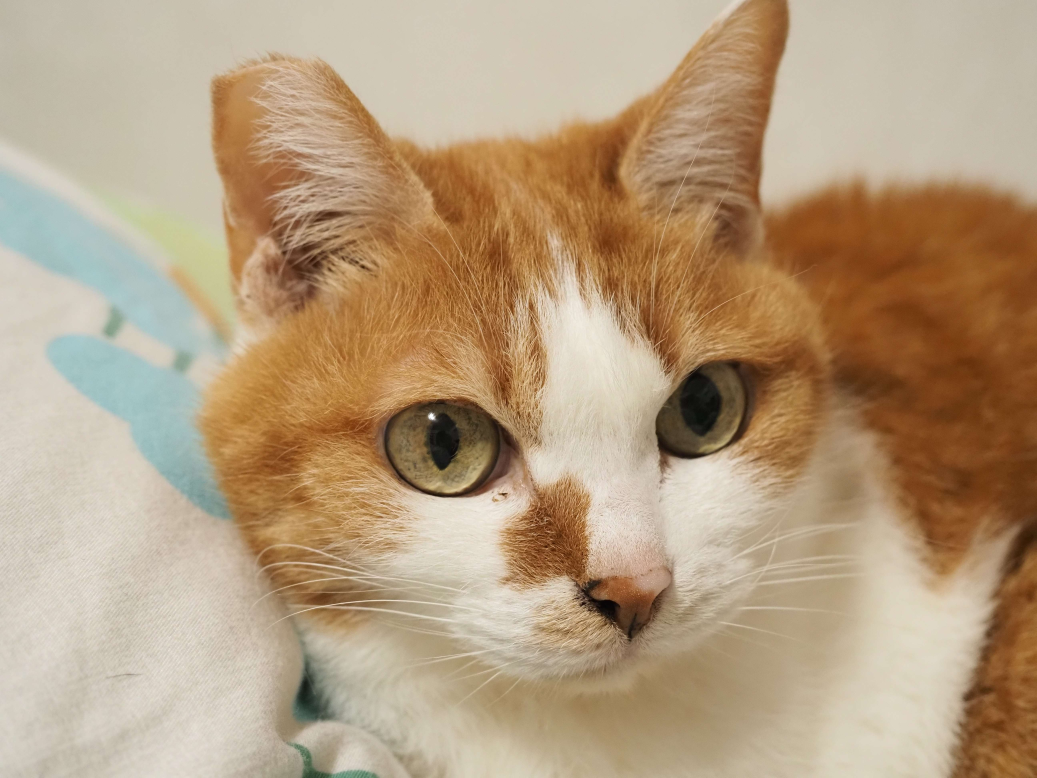
#> input picture py2024-taipei-computer_vision/sample/cat.jpg, 5184 x 3888 px (shown at 1/5 size)
$ jupyter execute --allow-errors slide.ipynb
#> lines starting #> are read from the running program, lines starting #| are printed output that depends on the picture
# Python Computer Vision
資訊之芽 梁安哲 2024/06/02

# Notes

這個主題是我第一年開，所以有節奏掌握不好的地方歡迎隨時給我回饋。

課程架構參考臺大電機系的選修課：[EEE5053 Computer Vision: from
Recognition to Geometry](http://media.ee.ntu.edu.tw/courses/cv/23S/)

# Outline

1. Computer Vision Intro
2. Image Processing
3. Image Filters
4. Image Classification
5. Image Projection
6. Remarks
7. Homework

# Computer Vision Intro

## What is Computer Vision ?

讓電腦跟人類一樣看東西的技術。

## A Bit of History

"電腦視覺"這個概念緣起於一個 MIT 大一學生的暑假專題。[link](https://people.csail.mit.edu/brooks/idocs/AIM-100.pdf)

## A Bit of History Cont.

## A Bit of History Cont.

使用各種複雜的數學模型執行任務。

## A Bit of History Cont.

ImageNet 是一個電腦視覺的圖片分類競賽，AlexNet 在2012年達到約15%的準確率，開啟了在電腦視覺任務中使用深度學習技術的浪潮。

# Image Processing

## Before we start
1. `pip install opencv-python`
2. `pip install matplotlib`
3. 準備一個獨立的資料夾裝所有檔案
4. 下載範例資料 [link]()

## Import Packages

[cell 1]
import cv2
from matplotlib import pyplot as plt
import numpy as np

## Read Image

[cell 2]
image = cv2.imread("./sample/cat.jpg")
#> image is the input picture: shape (3888, 5184, 3); mean B, G, R 127.2, 156.7, 180.8
plt.imshow(cv2.cvtColor(image, cv2.COLOR_BGR2RGB))
plt.show()  # 為什麼要使用 cv2.cvtColor ?

[cell 3]
image = cv2.imread("./sample/cat.jpg")
plt.imshow(image)
plt.show()

## Image Size

[cell 4]
image = cv2.imread("./sample/cat.jpg")
print(image.shape)
#| (3888, 5184, 3)

## Grayscale

[cell 5]
image = cv2.imread("./sample/cat.jpg")
gray_image = cv2.cvtColor(image, cv2.COLOR_BGR2GRAY)
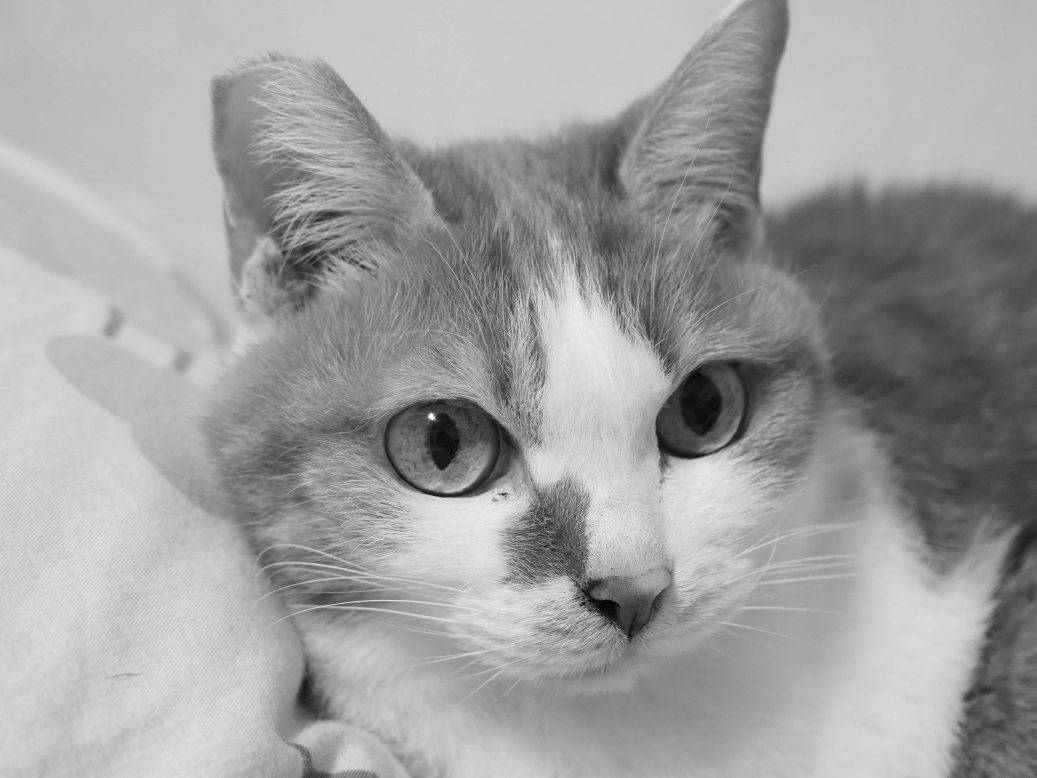
#> gray_image: shape (3888, 5184) (shown at 1/5 size); min 1, max 255, mean 160.5
plt.imshow(gray_image, cmap='gray')
plt.show()

## Rotate

[cell 6]
image = cv2.imread("./sample/cat.jpg")
rotated_image = cv2.rotate(image, cv2.ROTATE_90_COUNTERCLOCKWISE)
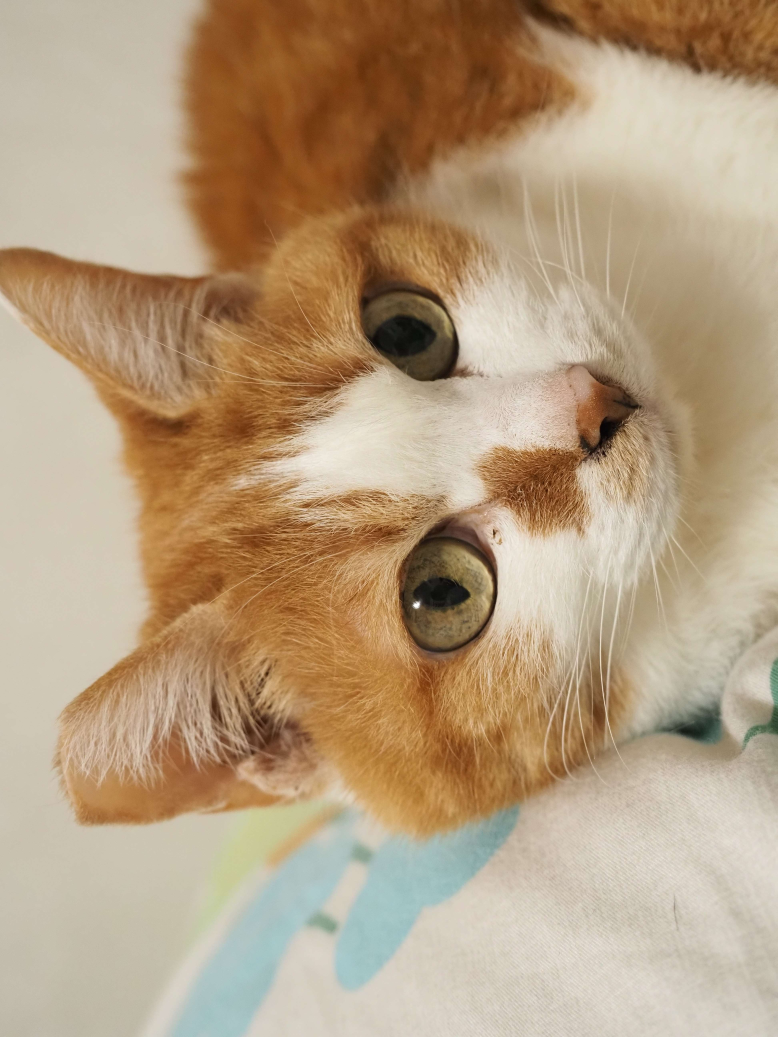
#> rotated_image: shape (5184, 3888, 3) (shown at 1/5 size); mean B, G, R 127.2, 156.7, 180.8
plt.imshow(cv2.cvtColor(rotated_image, cv2.COLOR_BGR2RGB))
plt.show()

## Custom Rotation

[cell 7]
image = cv2.imread("./sample/cat.jpg")
image_center = tuple(np.array(image.shape[1::-1]) / 2)
#> image_center = (2592, 1944)
rotation_matrix = cv2.getRotationMatrix2D(image_center, 45, 1.0)
rotated_image = cv2.warpAffine(
    image, rotation_matrix, image.shape[1::-1], flags=cv2.INTER_LINEAR)
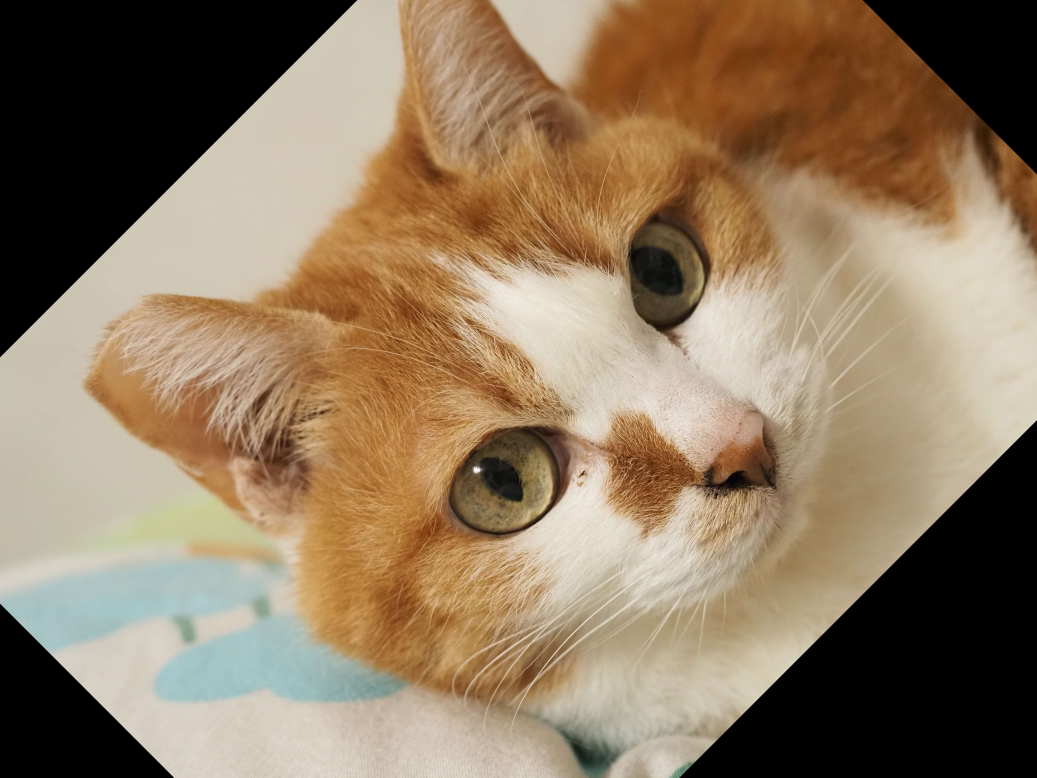
#> rotated_image: shape (3888, 5184, 3) (shown at 1/5 size); mean B, G, R 96.8, 122.2, 143.1
plt.imshow(cv2.cvtColor(rotated_image, cv2.COLOR_BGR2RGB))
plt.show()

## Crop

[cell 8]
image = cv2.imread("./sample/cat.jpg")
cropped_image = image[200:800, :4000]
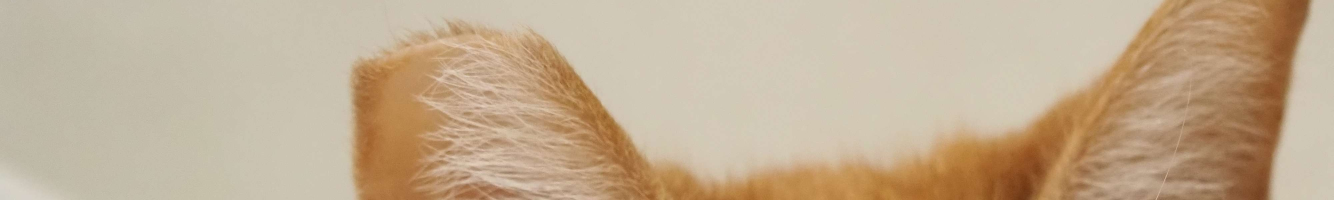
#> cropped_image: shape (600, 4000, 3) (shown at 1/3 size); mean B, G, R 146.6, 173.7, 194.4
plt.imshow(cv2.cvtColor(cropped_image, cv2.COLOR_BGR2RGB))
plt.show()
